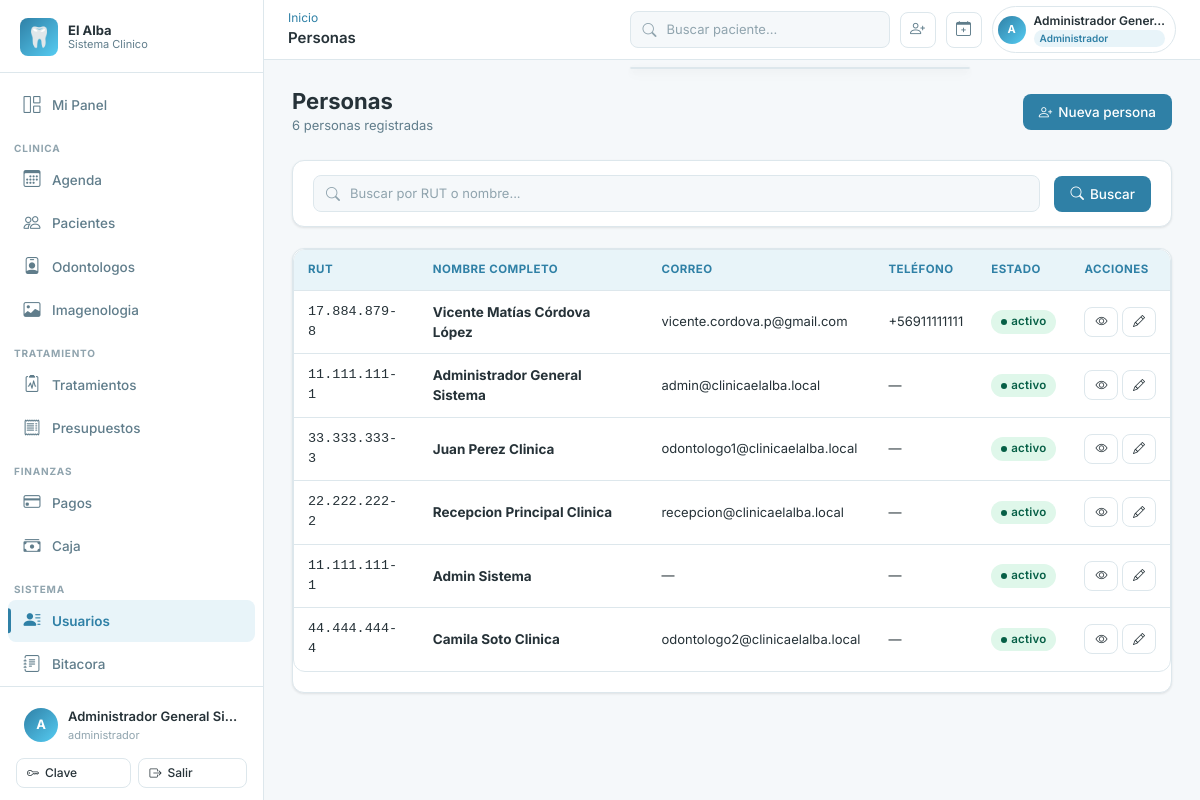
/personas/ (signed in), run on the app's committed database.
### apps/accounts/models.py (models this page shows, shortened)
class Usuario(AbstractBaseUser):
    ESTADO_ACTIVO = "activo"
    ESTADO_INACTIVO = "inactivo"
    ESTADO_BLOQUEADO = "bloqueado"
    ESTADO_CHOICES = [
        (ESTADO_ACTIVO, "Activo"),
        (ESTADO_INACTIVO, "Inactivo"),
        (ESTADO_BLOQUEADO, "Bloqueado"),
    ]
    id_usuario = models.AutoField(primary_key=True)
    id_persona = models.OneToOneField(
        "personas.Persona",
        db_column="id_persona",
        on_delete=models.RESTRICT,
        related_name="usuario",
    )
    username = models.CharField(max_length=50, unique=True)
    password_hash = models.CharField(max_length=255)
    estado_acceso = models.CharField(
        max_length=20, choices=ESTADO_CHOICES, default=ESTADO_ACTIVO
    )
    ultimo_acceso = models.DateTimeField(null=True, blank=True)
    fecha_creacion = models.DateTimeField(default=timezone.now)
    fecha_actualizacion = models.DateTimeField(auto_now=True)
    is_staff = models.BooleanField(default=False)
    is_superuser = models.BooleanField(default=False)
    PASSWORD_FIELD = "password_hash"
    USERNAME_FIELD = "username"
    REQUIRED_FIELDS = []
    objects = UsuarioManager()
    class Meta:
        db_table = "usuarios"
        verbose_name = "Usuario"
        verbose_name_plural = "Usuarios"
        permissions = [
            ("disable_usuario", "Puede inhabilitar usuario"),
            ("reactivate_usuario", "Puede reactivar usuario"),
            ("reset_password_usuario", "Puede resetear password de usuario"),
        ]
    def has_perm(self, perm, obj=None):
        if self.is_superuser:
            return True
    def has_perms(self, perm_list, obj=None):
        if not isinstance(perm_list, (list, tuple)):
            perm_list = [perm_list]
        return all(self.has_perm(perm, obj) for perm in perm_list)
    def tiene_rol(self, *roles: str) -> bool:
        if self.is_superuser:
            return True
    @property
    def password(self):
        return self.password_hash
    @password.setter
    def password(self, value):
        self.password_hash = value
    @property
    def nombre_completo(self):
        try:
            return self.id_persona.nombre_completo
        except Exception:
            return self.username

### apps/personas/models.py (models this page shows, shortened)
class Persona(models.Model):
    ESTADO_ACTIVO = "activo"
    ESTADO_INACTIVO = "inactivo"
    ESTADO_CHOICES = [
        (ESTADO_ACTIVO, "Activo"),
        (ESTADO_INACTIVO, "Inactivo"),
    ]
    id_persona = models.AutoField(primary_key=True)
    rut = models.CharField(max_length=12, unique=True)
    nombres = models.CharField(max_length=80)
    apellido_paterno = models.CharField(max_length=50)
    apellido_materno = models.CharField(max_length=50, null=True, blank=True)
    fecha_nacimiento = models.DateField(null=True, blank=True)
    id_sexo = models.ForeignKey(
        Sexo,
        db_column="id_sexo",
        on_delete=models.RESTRICT,
        null=True,
        blank=True,
        related_name="personas",
    )
    correo = models.CharField(max_length=120, unique=True, null=True, blank=True)
    telefono = models.CharField(max_length=20, null=True, blank=True)
    direccion = models.CharField(max_length=150, null=True, blank=True)
    comuna = models.CharField(max_length=80, null=True, blank=True)
    ciudad = models.CharField(max_length=80, null=True, blank=True)
    estado_persona = models.CharField(
        max_length=20, choices=ESTADO_CHOICES, default=ESTADO_ACTIVO
    )
    fecha_creacion = models.DateTimeField(default=timezone.now)
    fecha_actualizacion = models.DateTimeField(auto_now=True)
    class Meta:
        db_table = "personas"
        verbose_name = "Persona"
        verbose_name_plural = "Personas"
        indexes = [
            models.Index(fields=["rut"], name="idx_personas_rut"),
            models.Index(fields=["id_sexo"], name="idx_personas_id_sexo"),
        ]
    @property
    def nombre_completo(self) -> str:
        partes = [self.nombres, self.apellido_paterno]
        if self.apellido_materno:
            partes.append(self.apellido_materno)
        return " ".join(partes)

### apps/personas/views.py (the view)
# urls.py: path("", views.PersonaListView.as_view(), name="lista"),
class PersonaListView(PermisoRequeridoMixin, ListView):
    permission_required = "personas.view_persona"
    template_name = "personas/lista.html"
    context_object_name = "personas"
    paginate_by = 25
    queryset = Persona.objects.select_related("id_sexo").order_by(
        "apellido_paterno", "nombres"
    )
    def get_queryset(self):
        qs = super().get_queryset()
        q = self.request.GET.get("q", "").strip()
        if q:
            qs = qs.filter(rut__icontains=q) | qs.filter(nombres__icontains=q) | qs.filter(apellido_paterno__icontains=q)
        return qs
    def get_context_data(self, **kwargs):
        ctx = super().get_context_data(**kwargs)
        ctx["q"] = self.request.GET.get("q", "")
        return ctx

### apps/core/context_processors.py (called while the page is built)
def clinica_context(request):
    ctx = {
        "CLINICA_NOMBRE": settings.CLINICA_NOMBRE,
        "CLINICA_RUT": settings.CLINICA_RUT,
        "CLINICA_DIRECCION": settings.CLINICA_DIRECCION,
        "CLINICA_TELEFONO": settings.CLINICA_TELEFONO,
        "CLINICA_EMAIL": settings.CLINICA_EMAIL,
    }
    if request.user.is_authenticated:
        ctx["usuario_roles"] = list(
            request.user.usuario_roles.filter(rol__estado_rol="activo")
            .values_list("rol__nombre", flat=True)
        )
        try:
            from apps.caja.models import Caja
            ctx["caja_usuario"] = Caja.objects.filter(
                id_usuario_apertura=request.user,
                estado_caja="abierta",
            ).first()
        except Exception:
            ctx["caja_usuario"] = None
    return ctx

### apps/core/templatetags/core_tags.py (called while the page is built)
@register.filter
def rut_format(rut: str) -> str:
    if not rut:
        return "—"
    rut = rut.replace(".", "").replace("-", "").upper()
    if len(rut) < 2:
        return rut
    cuerpo = rut[:-1]
    dv = rut[-1]
    cuerpo_formateado = ""
    for i, c in enumerate(reversed(cuerpo)):
        if i > 0 and i % 3 == 0:
            cuerpo_formateado = "." + cuerpo_formateado
        cuerpo_formateado = c + cuerpo_formateado
    return f"{cuerpo_formateado}-{dv}"

@register.filter(name='user_tiene_rol')
def user_tiene_rol(user, roles_str):
    if not user or not user.is_authenticated:
        return False
    roles = [r.strip() for r in roles_str.split(',')]
    if hasattr(user, 'tiene_rol'):
        return user.tiene_rol(*roles)
    return False

### templates/personas/lista.html (shortened to what this page needs)
{% extends 'base.html' %}
{% load core_tags %}
{% block topbar_title %}Personas{% endblock %}
{% block content %}
<div class="page-header">
  <div>
    <h1 class="page-title">Personas</h1>
    <p class="page-subtitle">{{ paginator.count }} persona{{ paginator.count|pluralize }} registrada{{ paginator.count|pluralize }}</p>
  </div>
  <a href="{% url 'personas:crear' %}" class="btn btn-primary"><i class="bi bi-person-plus"></i> Nueva persona</a>
</div>
<div class="card mb-4">
  <div class="card-body" style="padding: 14px 20px;">
    <form method="get" class="d-flex gap-3 align-items-center">
      <div class="search-box" style="flex: 1;">
        <i class="bi bi-search" style="color: var(--color-texto-muy-suave);"></i>
        <input type="search" name="q" value="{{ q }}" placeholder="Buscar por RUT o nombre...">
      </div>
      <button type="submit" class="btn btn-primary"><i class="bi bi-search"></i> Buscar</button>
    </form>
  </div>
</div>
<div class="card">
  <div class="table-wrapper">
    <table class="alba-table">
      <thead>
        <tr>
          <th>RUT</th><th>Nombre completo</th><th>Correo</th><th>Teléfono</th><th>Estado</th><th>Acciones</th>
        </tr>
      </thead>
      <tbody>
        {% for persona in personas %}
        <tr>
          <td style="font-family: monospace;">{{ persona.rut|rut_format }}</td>
          <td><strong>{{ persona.nombre_completo }}</strong></td>
          <td style="font-size: 13px;">{{ persona.correo|default:"—" }}</td>
          <td style="font-size: 13px;">{{ persona.telefono|default:"—" }}</td>
          <td><span class="badge-estado {{ persona.estado_persona }}">{{ persona.estado_persona }}</span></td>
          <td>
            <div class="d-flex gap-1">
              <a href="{% url 'personas:detalle' persona.id_persona %}" class="btn btn-outline btn-sm" title="Ver"><i class="bi bi-eye"></i></a>
              <a href="{% url 'personas:editar' persona.id_persona %}" class="btn btn-outline btn-sm" title="Editar"><i class="bi bi-pencil"></i></a>
            </div>
          </td>
        </tr>
        {% endfor %}
      </tbody>
    </table>
  </div>
  {% if personas %}<div class="card-body pt-0">{% include 'partials/_pagination.html' %}</div>{% endif %}
</div>
{% endblock %}

### templates/base.html (shortened to what this page needs)
{% load static core_tags %}
<!DOCTYPE html>
<html lang="es">
<head>
  <link rel="stylesheet" href="https://cdn.jsdelivr.net/npm/bootstrap-icons@1.11.3/font/bootstrap-icons.min.css">
  <link href="https://cdn.jsdelivr.net/npm/bootstrap@5.3.3/dist/css/bootstrap.min.css" rel="stylesheet">
  <link rel="stylesheet" href="{% static 'css/main.css' %}">
</head>
<body>
<div class="app-wrapper">
  <aside class="sidebar" id="sidebar" role="navigation" aria-label="Menu principal">
    <div class="sidebar-logo">
      <div class="sidebar-logo-icon" aria-hidden="true">&#x1F9B7;</div>
      <div class="sidebar-logo-text">
        El Alba
        <small>Sistema Clinico</small>
      </div>
    </div>
    <nav class="sidebar-nav">
      <a href="{% url 'dashboard:index' %}" class="sidebar-link" id="nav-dashboard">
        <span class="nav-icon"><i class="bi bi-grid-1x2" aria-hidden="true"></i></span>
        {% if request.user|user_tiene_rol:'odontologo' %}Mi Panel{% elif request.user|user_tiene_rol:'recepcionista,administrativo' %}Recepcion{% else %}Dashboard{% endif %}
      </a>
      {% if request.user|user_tiene_rol:'administrador,director,director_clinico' %}
      <div class="sidebar-section">Clinica</div>
      <a href="{% url 'agenda:calendario' %}" class="sidebar-link" id="nav-agenda"><span class="nav-icon"><i class="bi bi-calendar3" aria-hidden="true"></i></span>Agenda</a>
      <a href="{% url 'pacientes:lista' %}" class="sidebar-link" id="nav-pacientes"><span class="nav-icon"><i class="bi bi-people" aria-hidden="true"></i></span>Pacientes</a>
      <a href="{% url 'odontologos:lista' %}" class="sidebar-link" id="nav-odontologos"><span class="nav-icon"><i class="bi bi-person-badge" aria-hidden="true"></i></span>Odontologos</a>
      <a href="{% url 'imagenologia:lista' %}" class="sidebar-link" id="nav-imagenologia"><span class="nav-icon"><i class="bi bi-image" aria-hidden="true"></i></span>Imagenologia</a>
      <div class="sidebar-section">Tratamiento</div>
      <a href="{% url 'tratamientos:lista' %}" class="sidebar-link" id="nav-tratamientos"><span class="nav-icon"><i class="bi bi-clipboard2-pulse" aria-hidden="true"></i></span>Tratamientos</a>
      <a href="{% url 'presupuestos:lista' %}" class="sidebar-link" id="nav-presupuestos"><span class="nav-icon"><i class="bi bi-receipt" aria-hidden="true"></i></span>Presupuestos</a>
      <div class="sidebar-section">Finanzas</div>
      <a href="{% url 'pagos:lista' %}" class="sidebar-link" id="nav-pagos"><span class="nav-icon"><i class="bi bi-credit-card" aria-hidden="true"></i></span>Pagos</a>
      <a href="{% url 'caja:lista' %}" class="sidebar-link" id="nav-caja"><span class="nav-icon"><i class="bi bi-cash-stack" aria-hidden="true"></i></span>Caja</a>
      <div class="sidebar-section">Sistema</div>
      <a href="{% url 'personas:lista' %}" class="sidebar-link" id="nav-personas"><span class="nav-icon"><i class="bi bi-person-lines-fill" aria-hidden="true"></i></span>Usuarios</a>
      <a href="{% url 'auditoria:lista' %}" class="sidebar-link" id="nav-auditoria"><span class="nav-icon"><i class="bi bi-journal-text" aria-hidden="true"></i></span>Bitacora</a>
      {% else %}
      <a href="{% url 'pacientes:lista' %}" class="sidebar-link"><span class="nav-icon"><i class="bi bi-people" aria-hidden="true"></i></span>Pacientes</a>
      <a href="{% url 'agenda:calendario' %}" class="sidebar-link"><span class="nav-icon"><i class="bi bi-calendar3" aria-hidden="true"></i></span>Agenda</a>
      {% endif %}
    </nav>
    <div class="sidebar-footer">
      <div class="sidebar-user" role="button" tabindex="0" aria-label="Opciones de usuario">
        <div class="sidebar-user-avatar" aria-hidden="true">{{ request.user.username|first|upper }}</div>
        <div class="sidebar-user-info">
          <div class="sidebar-user-name">{{ request.user.nombre_completo }}</div>
          <div class="sidebar-user-role">
            {% for rol in usuario_roles %}{{ rol }}{% if not forloop.last %}, {% endif %}{% endfor %}
          </div>
        </div>
      </div>
      <div class="mt-2 d-flex gap-2">
        <a href="{% url 'accounts:cambiar_password' %}" class="btn btn-outline btn-sm flex-fill">
          <i class="bi bi-key" aria-hidden="true"></i> Clave
        </a>
        <form method="post" action="{% url 'accounts:logout' %}" class="flex-fill">
          <button type="submit" class="btn btn-outline btn-sm w-100">
            <i class="bi bi-box-arrow-right" aria-hidden="true"></i> Salir
          </button>
        </form>
      </div>
    </div>
  </aside>
  <div class="main-content">
    <header class="topbar" role="banner">
      <div class="topbar-left">
        <div>
          <nav aria-label="Ruta actual" class="breadcrumb mb-0 d-none d-md-flex">
            {% block breadcrumb %}<a href="{% url 'dashboard:index' %}">Inicio</a>{% endblock %}
          </nav>
          <span class="topbar-title">{% block topbar_title %}Panel{% endblock %}</span>
        </div>
      </div>
      <div class="topbar-actions">
        <div class="position-relative">
          <div class="search-box" role="search">
            <i class="bi bi-search" style="color:var(--color-texto-muy-suave);flex-shrink:0;" aria-hidden="true"></i>
            <input
              type="search"
              placeholder="Buscar paciente..."
              hx-get="{% url 'pacientes:buscar_htmx' %}"
              hx-trigger="input changed delay:300ms, search"
              hx-target="#resultados-busqueda-global"
              name="q"
              autocomplete="off"
              id="busqueda-global"
              aria-label="Buscador universal"
              aria-autocomplete="list"
              aria-controls="resultados-busqueda-global"
            >
          </div>
          <div id="resultados-busqueda-global" class="search-results-dropdown" role="listbox" aria-label="Resultados de busqueda"></div>
        </div>
        {% if request.user|user_tiene_rol:'administrador,recepcionista,administrativo,director' %}
        <a href="{% url 'pacientes:crear' %}" class="topbar-icon-btn d-none d-lg-flex" title="Nuevo paciente" aria-label="Nuevo paciente">
          <i class="bi bi-person-plus" aria-hidden="true"></i>
        </a>
        <a href="{% url 'agenda:crear_cita' %}" class="topbar-icon-btn d-none d-lg-flex" title="Nueva cita" aria-label="Nueva cita">
          <i class="bi bi-calendar-plus" aria-hidden="true"></i>
        </a>
        {% endif %}
        <div class="topbar-user-chip" id="topbar-user-menu" role="button" tabindex="0" aria-label="Menu de usuario">
          <div class="topbar-user-avatar" aria-hidden="true">{{ request.user.username|first|upper }}</div>
          <div class="d-none d-md-block">
            <div class="topbar-user-name">{{ request.user.nombre_completo|truncatechars:20 }}</div>
            {% for rol in usuario_roles|slice:":1" %}
            <div class="topbar-role-chip">{{ rol }}</div>
            {% endfor %}
          </div>
        </div>
      </div>
    </header>
    <main class="page-content" id="main-content" tabindex="-1">
      {% block content %}{% endblock %}
    </main>
  </div>
</div>
</body>
</html>

### data on the page
Usuario: user.username|first "A", user.nombre_completo "Administrador General Si…", user.nombre_completo "Administrador Gener…"
Persona: rut|rut_format "17.884.879-8", nombre_completo "Vicente Matías Córdova López", correo "vicente.cordova.p@gmail.com", telefono "+56911111111", estado_persona "activo"
Persona: rut|rut_format "11.111.111-1", nombre_completo "Administrador General Sistema", correo "admin@clinicaelalba.local", telefono "—", estado_persona "activo"
Persona: rut|rut_format "33.333.333-3", nombre_completo "Juan Perez Clinica", correo "odontologo1@clinicaelalba.local", telefono "—", estado_persona "activo"
Persona: rut|rut_format "22.222.222-2", nombre_completo "Recepcion Principal Clinica", correo "recepcion@clinicaelalba.local", telefono "—", estado_persona "activo"
Persona: rut|rut_format "11.111.111-1", nombre_completo "Admin Sistema", correo "—", telefono "—", estado_persona "activo"
Persona: rut|rut_format "44.444.444-4", nombre_completo "Camila Soto Clinica", correo "odontologo2@clinicaelalba.local", telefono "—", estado_persona "activo"

### other printed values
{{ rol }} "administrador"
{{ rol }} "Administrador"
{{ paginator.count }} "6"
